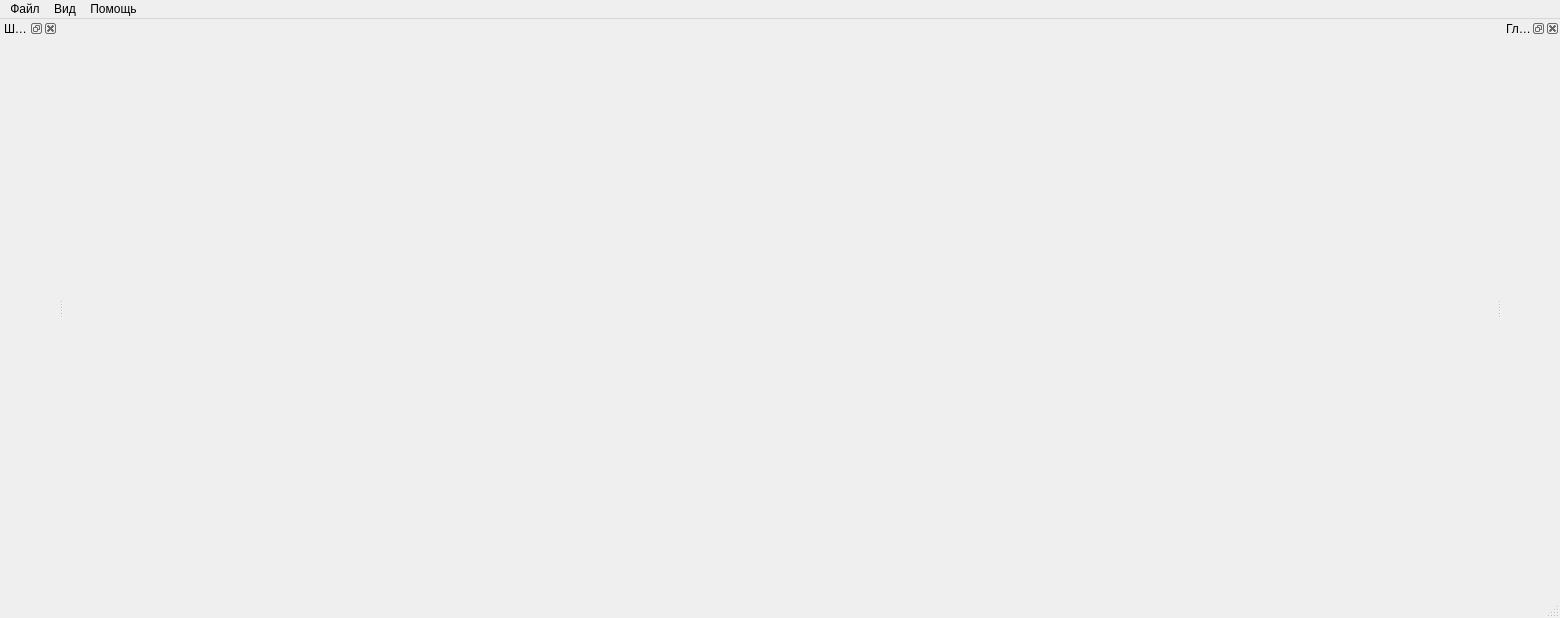
<?xml version="1.0" encoding="UTF-8"?>
<ui version="4.0">
 <class>MainWindow</class>
 <widget class="QMainWindow" name="MainWindow">
  <property name="geometry">
   <rect>
    <x>0</x>
    <y>0</y>
    <width>1560</width>
    <height>618</height>
   </rect>
  </property>
  <property name="windowTitle">
   <string>MainWindow</string>
  </property>
  <widget class="QWidget" name="centralwidget"/>
  <widget class="QMenuBar" name="menubar">
   <property name="geometry">
    <rect>
     <x>0</x>
     <y>0</y>
     <width>1560</width>
     <height>29</height>
    </rect>
   </property>
   <widget class="QMenu" name="file">
    <property name="title">
     <string>Файл</string>
    </property>
    <widget class="QMenu" name="menu">
     <property name="title">
      <string>Экспорт</string>
     </property>
     <addaction name="actSaveCode"/>
     <addaction name="actSaveCodeAs"/>
    </widget>
    <addaction name="separator"/>
    <addaction name="actOpenProj"/>
    <addaction name="actSaveProj"/>
    <addaction name="actOpenFont"/>
    <addaction name="menu"/>
    <addaction name="separator"/>
    <addaction name="actExit"/>
   </widget>
   <widget class="QMenu" name="help">
    <property name="title">
     <string>Помощь</string>
    </property>
    <addaction name="actAbout"/>
   </widget>
   <widget class="QMenu" name="menu_2">
    <property name="title">
     <string>Вид</string>
    </property>
    <addaction name="actFont"/>
    <addaction name="actGlyphs"/>
    <addaction name="separator"/>
    <addaction name="actSettings"/>
   </widget>
   <addaction name="file"/>
   <addaction name="menu_2"/>
   <addaction name="help"/>
  </widget>
  <widget class="QStatusBar" name="statusbar"/>
  <widget class="QDockWidget" name="dockGlyphs">
   <property name="sizePolicy">
    <sizepolicy hsizetype="Maximum" vsizetype="Preferred">
     <horstretch>1</horstretch>
     <verstretch>0</verstretch>
    </sizepolicy>
   </property>
   <property name="windowTitle">
    <string>Глифы</string>
   </property>
   <attribute name="dockWidgetArea">
    <number>2</number>
   </attribute>
   <widget class="QWidget" name="dockWidgetContents"/>
  </widget>
  <widget class="QDockWidget" name="dockFont">
   <property name="floating">
    <bool>false</bool>
   </property>
   <property name="windowTitle">
    <string>Шрифт</string>
   </property>
   <attribute name="dockWidgetArea">
    <number>1</number>
   </attribute>
   <widget class="QWidget" name="dockWidgetContents_2"/>
  </widget>
  <action name="actAbout">
   <property name="text">
    <string>О ...</string>
   </property>
  </action>
  <action name="actOpenCode">
   <property name="text">
    <string>Открыть код</string>
   </property>
  </action>
  <action name="actSaveCode">
   <property name="text">
    <string>Сохранить код</string>
   </property>
  </action>
  <action name="actOpenFont">
   <property name="icon">
    <iconset theme="fileopen">
     <normaloff>.</normaloff>.</iconset>
   </property>
   <property name="text">
    <string>Открыть шрифт</string>
   </property>
  </action>
  <action name="actExit">
   <property name="text">
    <string>Выход</string>
   </property>
  </action>
  <action name="action">
   <property name="text">
    <string>Шрифт</string>
   </property>
  </action>
  <action name="actFont">
   <property name="checkable">
    <bool>true</bool>
   </property>
   <property name="checked">
    <bool>true</bool>
   </property>
   <property name="text">
    <string>Шрифт</string>
   </property>
  </action>
  <action name="actGlyphs">
   <property name="checkable">
    <bool>true</bool>
   </property>
   <property name="checked">
    <bool>true</bool>
   </property>
   <property name="text">
    <string>Глифы</string>
   </property>
  </action>
  <action name="actSettings">
   <property name="text">
    <string>Настройки</string>
   </property>
  </action>
  <action name="actSaveCodeAs">
   <property name="text">
    <string>Сохранить код как ...</string>
   </property>
  </action>
  <action name="actSaveProj">
   <property name="text">
    <string>Сохранить проект</string>
   </property>
  </action>
  <action name="actSaveProjAs">
   <property name="text">
    <string>Сохранить проект как ...</string>
   </property>
  </action>
  <action name="actOpenProj">
   <property name="text">
    <string>Открыть проект</string>
   </property>
  </action>
 </widget>
 <resources/>
 <connections>
  <connection>
   <sender>actExit</sender>
   <signal>triggered()</signal>
   <receiver>MainWindow</receiver>
   <slot>close()</slot>
   <hints>
    <hint type="sourcelabel">
     <x>-1</x>
     <y>-1</y>
    </hint>
    <hint type="destinationlabel">
     <x>399</x>
     <y>299</y>
    </hint>
   </hints>
  </connection>
  <connection>
   <sender>actFont</sender>
   <signal>triggered(bool)</signal>
   <receiver>dockFont</receiver>
   <slot>setVisible(bool)</slot>
   <hints>
    <hint type="sourcelabel">
     <x>-1</x>
     <y>-1</y>
    </hint>
    <hint type="destinationlabel">
     <x>28</x>
     <y>299</y>
    </hint>
   </hints>
  </connection>
  <connection>
   <sender>dockFont</sender>
   <signal>visibilityChanged(bool)</signal>
   <receiver>actFont</receiver>
   <slot>setChecked(bool)</slot>
   <hints>
    <hint type="sourcelabel">
     <x>28</x>
     <y>299</y>
    </hint>
    <hint type="destinationlabel">
     <x>-1</x>
     <y>-1</y>
    </hint>
   </hints>
  </connection>
  <connection>
   <sender>actGlyphs</sender>
   <signal>triggered(bool)</signal>
   <receiver>dockGlyphs</receiver>
   <slot>setVisible(bool)</slot>
   <hints>
    <hint type="sourcelabel">
     <x>-1</x>
     <y>-1</y>
    </hint>
    <hint type="destinationlabel">
     <x>770</x>
     <y>299</y>
    </hint>
   </hints>
  </connection>
  <connection>
   <sender>dockGlyphs</sender>
   <signal>visibilityChanged(bool)</signal>
   <receiver>actGlyphs</receiver>
   <slot>setChecked(bool)</slot>
   <hints>
    <hint type="sourcelabel">
     <x>770</x>
     <y>299</y>
    </hint>
    <hint type="destinationlabel">
     <x>-1</x>
     <y>-1</y>
    </hint>
   </hints>
  </connection>
 </connections>
</ui>
